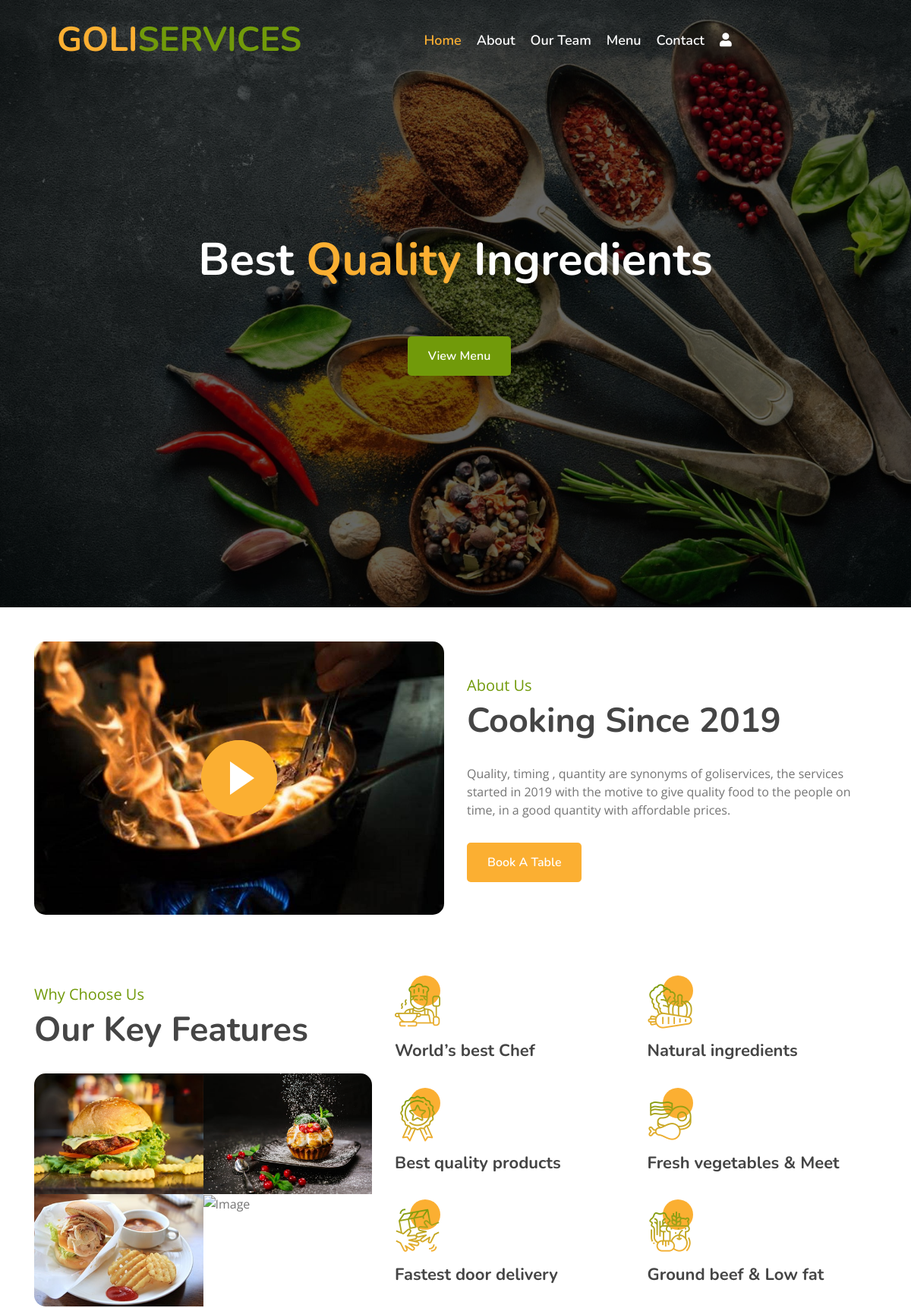
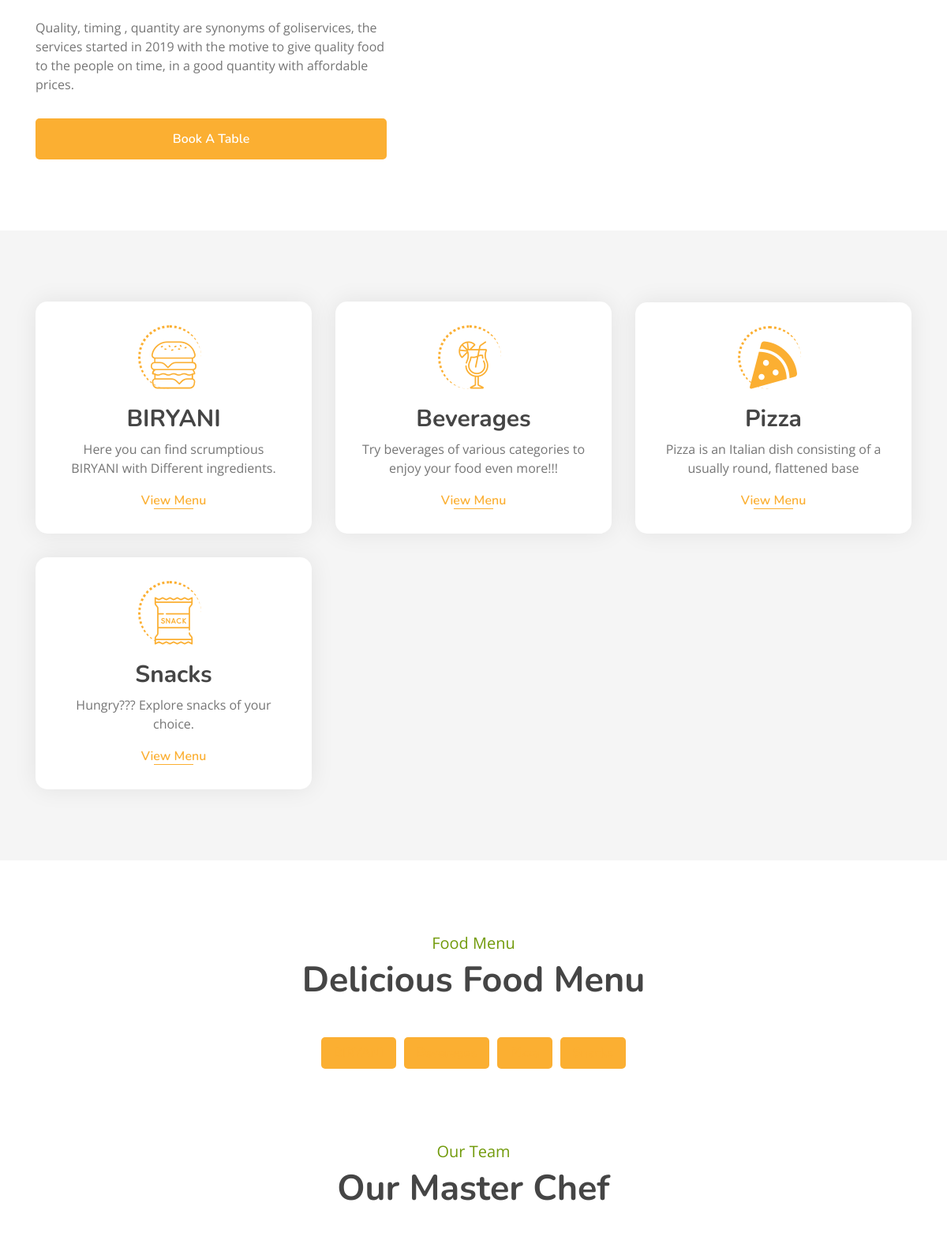
The page / (upper part) on the database its author committed (2 pictures, top to bottom).
### myapp/models.py (models this page shows, shortened)
class Category(models.Model):
    name = models.CharField(max_length=100, unique=True)
    image = models.ImageField(upload_to="categories/%Y/%m/%d")
    icon = models.CharField(max_length=50, blank=True)
    description = models.TextField()
    added_on = models.DateTimeField(auto_now_add=True)
    updated_on = models.DateTimeField(auto_now=True)

### myapp/views.py (the view)
# urls.py: path('',views.index,name="index"),
def index(request):
    context ={}
    cats = Category.objects.all().order_by('name')
    context['categories'] = cats
    dishes = []
    for cat in cats:
        dishes.append({
            'cat_id':cat.id,
            'cat_name':cat.name,
            'cat_img':cat.image,
            'items':list(cat.dish_set.all().values())
        })
    context['menu'] = dishes
    return render(request,'index.html', context)

### template/index.html (shortened to what this page needs)
{% extends "base.html" %}
{% block content %}
        <div class="carousel">
            <div class="container-fluid">
                <div class="owl-carousel">
                    <div class="carousel-item">
                        <div class="carousel-img">
                            <img src="/static/img/carousel-1.jpg" alt="Image">
                        </div>
                        <div class="carousel-text">
                            <h1>Best <span>Quality</span> Ingredients</h1>
                            <div class="carousel-btn">
                                <a class="btn custom-btn" href="{% url 'all_dishes' %}">View Menu</a>
                            </div>
                        </div>
                    </div>
                </div>
            </div>
        </div>
        <div class="about">
            <div class="container">
                <div class="row align-items-center">
                    <div class="col-lg-6">
                        <div class="about-img">
                            <button type="button" class="btn-play" data-toggle="modal" data-src="https://www.youtube.com/embed/DWRcNpR6Kdc" data-target="#videoModal">
                                <span></span>
                            </button>
                        </div>
                    </div>
                    <div class="col-lg-6">
                        <div class="about-content">
                            <div class="section-header">
                                <p>About Us</p>
                                <h2>Cooking Since 2019</h2>
                            </div>
                            <div class="about-text">
                                <p>
                                    Quality, timing , quantity are synonyms of goliservices, the services started in 2019 with the motive to give quality food to the people on time, in a good quantity with affordable prices.
                                </p>
                                <a class="btn custom-btn" href="">Book A Table</a>
                            </div>
                        </div>
                    </div>
                </div>
            </div>
        </div>
        <div class="feature">
            <div class="container">
                <div class="row">
                    <div class="col-lg-5">
                        <div class="section-header">
                            <p>Why Choose Us</p>
                            <h2>Our Key Features</h2>
                        </div>
                        <div class="feature-text">
                            <div class="feature-img">
                                <div class="row">
                                    <div class="col-6">
                                        <img src="/static/img/feature-1.jpg" alt="Image">
                                    </div>
                                    <div class="col-6">
                                        <img src="/static/img/feature-2.jpg" alt="Image">
                                    </div>
                                    <div class="col-6">
                                        <img src="/static/img/feature-3.jpg" alt="Image">
                                    </div>
                                    <div class="col-6">
                                        <img src="/static/img/feature-4.jpg" alt="Image">
                                    </div>
                                </div>
                            </div>
                            <p>
                                Quality, timing , quantity are synonyms of goliservices, the services started in 2019 with the motive to give quality food to the people on time, in a good quantity with affordable prices.                            </p>
                            <a class="btn custom-btn" href="">Book A Table</a>
                        </div>
                    </div>
                    <div class="col-lg-7">
                        <div class="row">
                            <div class="col-sm-6">
                                <div class="feature-item">
                                    <i class="flaticon-cooking"></i>
                                    <h3>World’s best Chef</h3>
                                </div>
                            </div>
                            <div class="col-sm-6">
                                <div class="feature-item">
                                    <i class="flaticon-vegetable"></i>
                                    <h3>Natural ingredients</h3>
                                </div>
                            </div>
                        </div>
                        <div class="row">
                            <div class="col-sm-6">
                                <div class="feature-item">
                                    <i class="flaticon-medal"></i>
                                    <h3>Best quality products</h3>
                                </div>
                            </div>
                            <div class="col-sm-6">
                                <div class="feature-item">
                                    <i class="flaticon-meat"></i>
                                    <h3>Fresh vegetables & Meet</h3>
                                </div>
                            </div>
                        </div>
                        <div class="row">
                            <div class="col-sm-6">
                                <div class="feature-item">
                                    <i class="flaticon-courier"></i>
                                    <h3>Fastest door delivery</h3>
                                </div>
                            </div>
                            <div class="col-sm-6">
                                <div class="feature-item">
                                    <i class="flaticon-fruits-and-vegetables"></i>
                                    <h3>Ground beef & Low fat</h3>
                                </div>
                            </div>
                        </div>
                    </div>
                </div>
            </div>
        </div>
        <div class="food">
            <div class="container">
                <div class="row align-items-center">
                {% for cat in categories %}
                    <div class="col-md-4">
                        <div class="food-item">
                            <i class="{{cat.icon}}"></i>
                            <h2>{{cat.name}}</h2>
                            <p>
                                {{cat.description}}
                            </p>
                            <a href="{% url 'all_dishes' %}?q={{cat.id}}">View Menu</a>
                        </div>
                    </div>
                {% endfor %}
                </div>
            </div>
        </div>
        <div class="menu">
            <div class="container">
                <div class="section-header text-center">
                    <p>Food Menu</p>
                    <h2>Delicious Food Menu</h2>
                </div>
                <div class="menu-tab">
                    <ul class="nav nav-pills justify-content-center">
                        {% for category in menu %}
                            <li class="nav-item">
                                <a class="nav-link" data-toggle="pill" href="#c-{{category.cat_id}}">{{category.cat_name}}</a>
                            </li>
                        {% endfor %}
                    </ul>
                    <div class="tab-content">
                    </div>
                </div>
            </div>
        </div>
        <div class="team">
            <div class="container">
                <div class="section-header text-center">
                    <p>Our Team</p>
                    <h2>Our Master Chef</h2>
                </div>
            </div>
        </div>
{% endblock %}

### template/base.html (shortened to what this page needs)
<!DOCTYPE html>
{% load static %}
<html lang="en">
    <head>
        <link href="https://stackpath.bootstrapcdn.com/bootstrap/4.4.1/css/bootstrap.min.css" rel="stylesheet">
        <link href="https://cdnjs.cloudflare.com/ajax/libs/font-awesome/5.10.0/css/all.min.css" rel="stylesheet">
        <link href="/static/lib/animate/animate.min.css" rel="stylesheet">
        <link href="/static/lib/owlcarousel/assets/owl.carousel.min.css" rel="stylesheet">
        <link href="/static/lib/flaticon/font/flaticon.css" rel="stylesheet">
        <link href="/static/lib/tempusdominus/css/tempusdominus-bootstrap-4.min.css" rel="stylesheet" />
        <link href="/static/css/style.css" rel="stylesheet">
    </head>
    <body>
        <div class="navbar navbar-expand-lg bg-light navbar-light">
            <div class="container-fluid">
                <a href="{% url 'index' %}" class="navbar-brand">GOLI<span>SERVICES</span></a>
                <div class="collapse navbar-collapse justify-content-between" id="navbarCollapse">
                    <div class="navbar-nav mx-auto">
                        <a href="{% url 'index' %}" class="nav-item nav-link active">Home</a>
                        <a href="{% url 'about' %}" class="nav-item nav-link">About</a>
                        <a href="{% url 'team' %}" class="nav-item nav-link">Our Team</a>
                        <a href="{% url 'all_dishes' %}" class="nav-item nav-link">Menu</a>
                        <a href="{% url 'contact' %}" class="nav-item nav-link">Contact</a>
                        {% if user.is_authenticated %}
                        <div class="nav-item dropdown">
                            <a href="#" class="nav-link dropdown-toggle" data-toggle="dropdown"><i class="fas fa-user"></i></a>
                            <div class="dropdown-menu">
                            {% if user.is_superuser or user.is_staff %}
                                <a href="{% url 'admin:index' %}" class="dropdown-item">Dashboard</a>
                            {% else %}
                                <a href="{% url 'dashboard' %}" class="dropdown-item">Dashboard</a>
                            {% endif %}
                                <a href="{% url 'logout' %}" class="dropdown-item">Logout</a>
                            </div>
                        </div>
                        {% else %}
                        <a href="{% url 'register' %}" class="nav-link" ><i class="fas fa-user"></i></a>
                        {% endif %}
                    </div>
                </div>
            </div>
        </div>
        {% block content %}
        {% endblock %}
    </body>
</html>

### rows shown on the page
Category: name "BIRYANI", description "Here you can find scrumptious BIRYANI with Different ingredients."
Category: name "Beverages", description "Try beverages of various categories to enjoy your food even more!!!"
Category: name "Pizza", description "Pizza is an Italian dish consisting of a usually round, flattened base"
Category: name "Snacks", description "Hungry??? Explore snacks of your choice."
